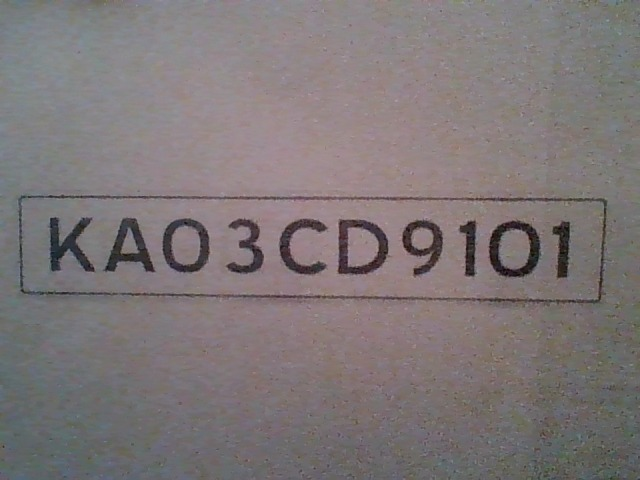
#> input picture Backend/uploads/plate.jpg, 640 x 480 px
$ python -i ocr_service.py   (imports and definitions only)
#> lines starting #> are read from the running program, lines starting #| are printed output that depends on the picture; after the words box and inside, x2 and y2 are one past the last pixel; in counts of white or black regions, pixels touching at a corner belong together
import cv2
import easyocr
import os
import re
import numpy as np

# Ensure the 'uploads' folder exists
UPLOAD_FOLDER = 'uploads'
# [1 line not run here, left out]

ALLOWED_CHARACTERS = "ABCDEFGHIJKLMNOPQRSTUVWXYZ0123456789"

# [28 lines left out: functions save_image, clean_text, not called in this run]

def preprocess_image(image_path):
    """Preprocess image to improve OCR accuracy for number plates."""
#> called with image_path = '../uploads/plate.jpg'
    img = cv2.imread(image_path)
#> img is the input picture: shape (480, 640, 3); mean B, G, R 119.4, 118.5, 126
    gray = cv2.cvtColor(img, cv2.COLOR_BGR2GRAY)

    # Apply Gaussian blur to remove noise
    blur = cv2.GaussianBlur(gray, (5, 5), 0)

    # Apply adaptive thresholding for better contrast
    thresh = cv2.adaptiveThreshold(blur, 255, cv2.ADAPTIVE_THRESH_GAUSSIAN_C,
                                   cv2.THRESH_BINARY_INV, 31, 2)
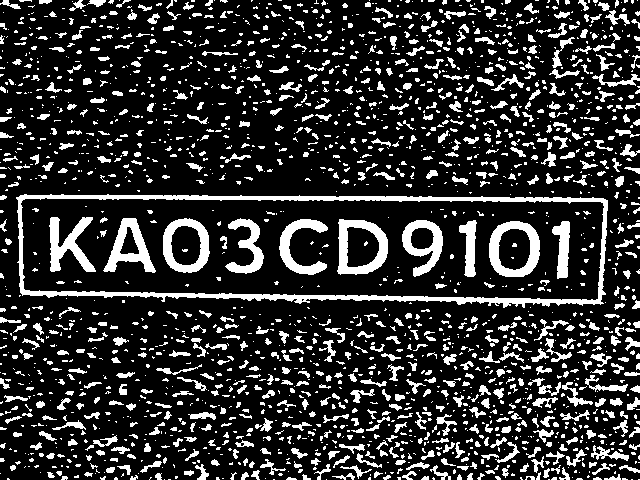
#> thresh: shape (480, 640); 19% white; 2171 white regions (1456 under 20 px), largest, box (x1, y1, x2, y2) and area: (16, 194, 608, 308) 6387, (337, 219, 388, 275) 1336, (489, 221, 540, 277) 1322

    # Morphological operations to remove small noise
    kernel = np.ones((3, 3), np.uint8)
    morph = cv2.morphologyEx(thresh, cv2.MORPH_CLOSE, kernel)
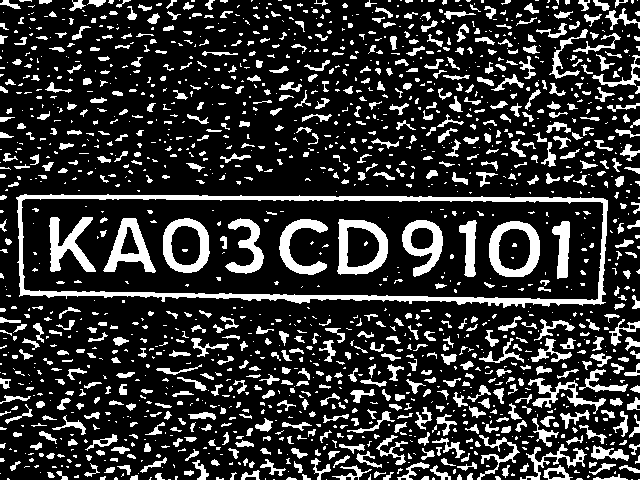
#> morph: shape (480, 640); 20% white; 1642 white regions (967 under 20 px), largest, box (x1, y1, x2, y2) and area: (16, 194, 608, 308) 6530, (337, 219, 388, 275) 1338, (489, 221, 540, 277) 1324

    return morph

# [22 lines left out: function extract_plate_number, not called in this run]

>>> result = preprocess_image('../uploads/plate.jpg')
